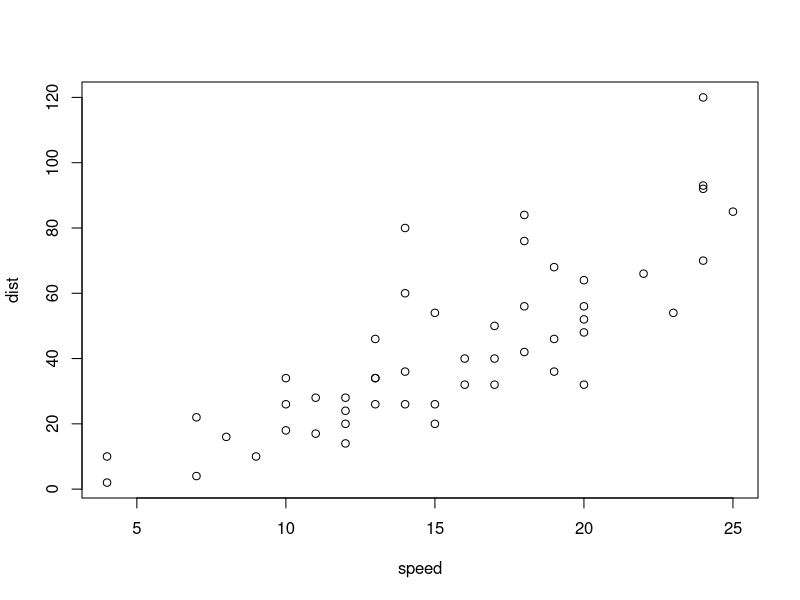
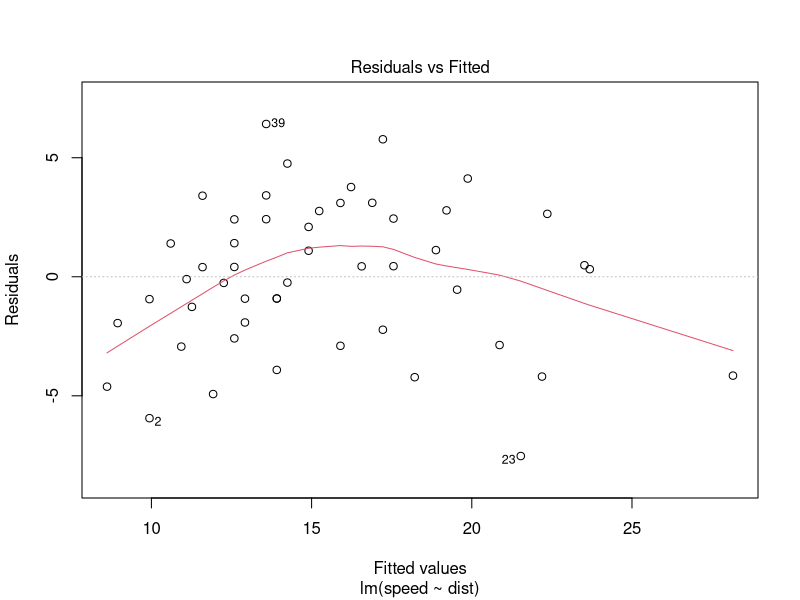
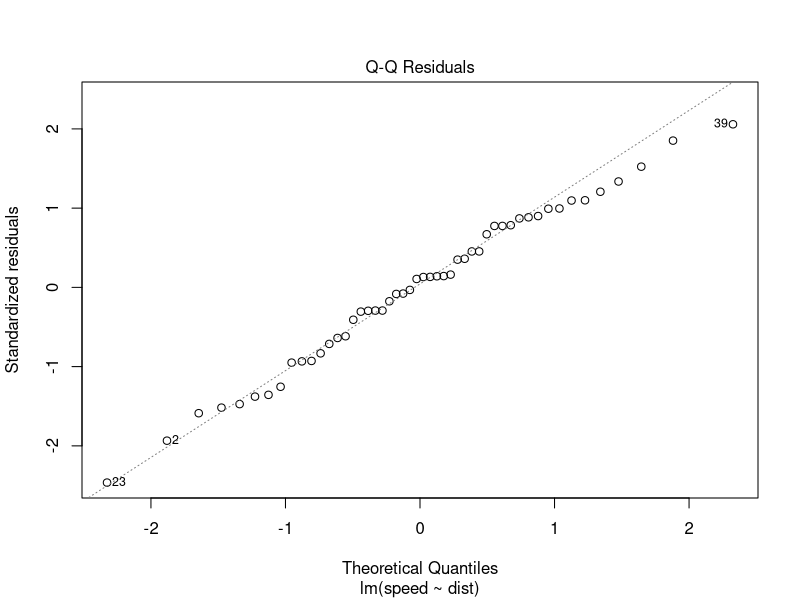
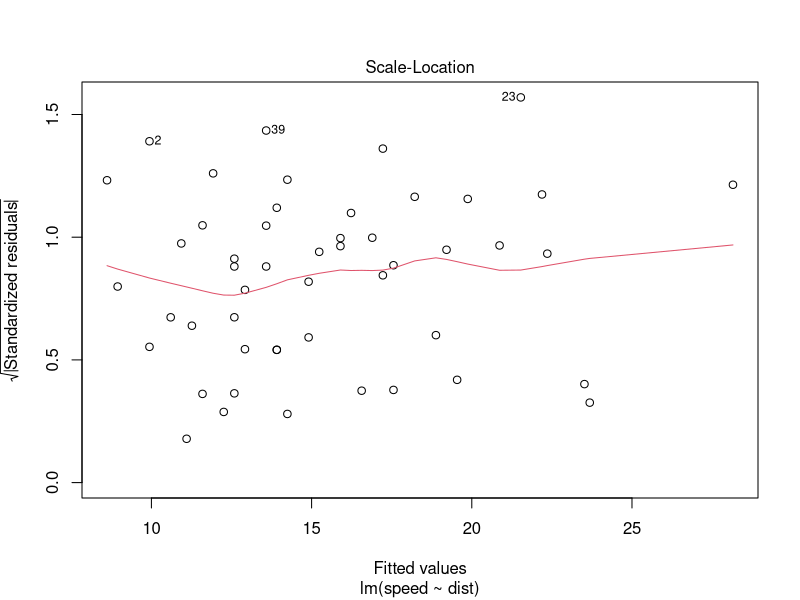
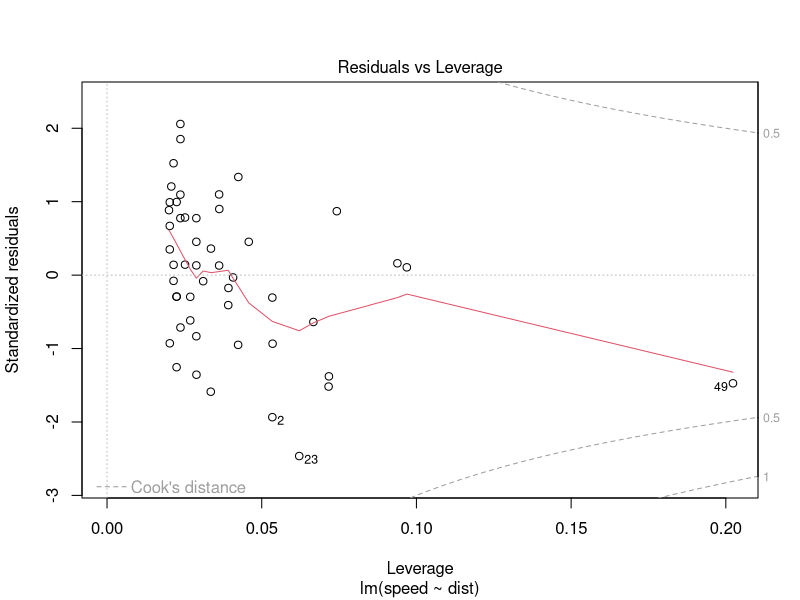

Reproduce these figures in R, in order.
## ---- chunk 1
summary(cars)

lm1 <- lm(speed ~ dist, data=cars)
anova(lm1)

lm2 <- lm(speed ~ dist + I(dist^2), data=cars)
anova(lm2)
## ---- chunk 2
plot(cars)
plot(lm1)
